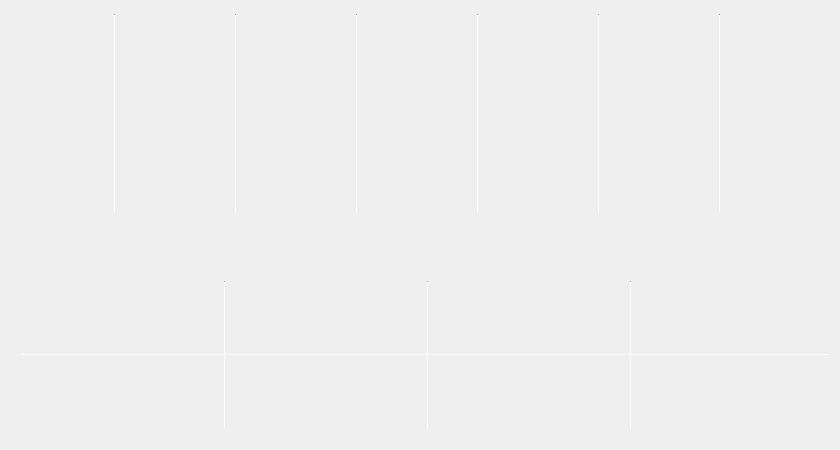
<?xml version="1.0" encoding="UTF-8"?>
<ui version="4.0">
 <class>information</class>
 <widget class="QWidget" name="information">
  <property name="geometry">
   <rect>
    <x>0</x>
    <y>0</y>
    <width>840</width>
    <height>450</height>
   </rect>
  </property>
  <property name="windowTitle">
   <string>Form</string>
  </property>
  <widget class="QLabel" name="lb_flu">
   <property name="geometry">
    <rect>
     <x>294</x>
     <y>299</y>
     <width>60</width>
     <height>13</height>
    </rect>
   </property>
   <property name="text">
    <string/>
   </property>
   <property name="alignment">
    <set>Qt::AlignCenter</set>
   </property>
  </widget>
  <widget class="QLabel" name="lbLifeStyle">
   <property name="geometry">
    <rect>
     <x>21</x>
     <y>243</y>
     <width>72</width>
     <height>18</height>
    </rect>
   </property>
   <property name="text">
    <string/>
   </property>
  </widget>
  <widget class="QLabel" name="lb_uv_brf">
   <property name="geometry">
    <rect>
     <x>504</x>
     <y>316</y>
     <width>50</width>
     <height>19</height>
    </rect>
   </property>
   <property name="text">
    <string/>
   </property>
   <property name="alignment">
    <set>Qt::AlignCenter</set>
   </property>
  </widget>
  <widget class="QLabel" name="lb_sport_icon">
   <property name="geometry">
    <rect>
     <x>236</x>
     <y>371</y>
     <width>48</width>
     <height>48</height>
    </rect>
   </property>
   <property name="text">
    <string/>
   </property>
  </widget>
  <widget class="Line" name="lineV_1">
   <property name="geometry">
    <rect>
     <x>224</x>
     <y>281</y>
     <width>1</width>
     <height>148</height>
    </rect>
   </property>
   <property name="orientation">
    <enum>Qt::Vertical</enum>
   </property>
  </widget>
  <widget class="QLabel" name="lb_cw_brf">
   <property name="geometry">
    <rect>
     <x>707</x>
     <y>316</y>
     <width>50</width>
     <height>19</height>
    </rect>
   </property>
   <property name="text">
    <string/>
   </property>
   <property name="alignment">
    <set>Qt::AlignCenter</set>
   </property>
  </widget>
  <widget class="QLabel" name="lb_drsg">
   <property name="geometry">
    <rect>
     <x>91</x>
     <y>299</y>
     <width>60</width>
     <height>13</height>
    </rect>
   </property>
   <property name="text">
    <string/>
   </property>
   <property name="alignment">
    <set>Qt::AlignCenter</set>
   </property>
  </widget>
  <widget class="Line" name="lineV_2">
   <property name="geometry">
    <rect>
     <x>427</x>
     <y>281</y>
     <width>1</width>
     <height>148</height>
    </rect>
   </property>
   <property name="orientation">
    <enum>Qt::Vertical</enum>
   </property>
  </widget>
  <widget class="QLabel" name="lb_cw_icon">
   <property name="geometry">
    <rect>
     <x>642</x>
     <y>292</y>
     <width>48</width>
     <height>48</height>
    </rect>
   </property>
   <property name="text">
    <string/>
   </property>
  </widget>
  <widget class="QLabel" name="lb_drsg_icon">
   <property name="geometry">
    <rect>
     <x>33</x>
     <y>292</y>
     <width>48</width>
     <height>48</height>
    </rect>
   </property>
   <property name="text">
    <string/>
   </property>
  </widget>
  <widget class="QLabel" name="lb_sport">
   <property name="geometry">
    <rect>
     <x>294</x>
     <y>378</y>
     <width>60</width>
     <height>13</height>
    </rect>
   </property>
   <property name="text">
    <string/>
   </property>
   <property name="alignment">
    <set>Qt::AlignCenter</set>
   </property>
  </widget>
  <widget class="QLabel" name="lb_uv_icon">
   <property name="geometry">
    <rect>
     <x>439</x>
     <y>292</y>
     <width>48</width>
     <height>48</height>
    </rect>
   </property>
   <property name="text">
    <string/>
   </property>
  </widget>
  <widget class="QLabel" name="lb_drsg_brf">
   <property name="geometry">
    <rect>
     <x>96</x>
     <y>316</y>
     <width>50</width>
     <height>19</height>
    </rect>
   </property>
   <property name="text">
    <string/>
   </property>
   <property name="alignment">
    <set>Qt::AlignCenter</set>
   </property>
  </widget>
  <widget class="QLabel" name="lb_uv">
   <property name="geometry">
    <rect>
     <x>499</x>
     <y>299</y>
     <width>60</width>
     <height>13</height>
    </rect>
   </property>
   <property name="text">
    <string/>
   </property>
   <property name="alignment">
    <set>Qt::AlignCenter</set>
   </property>
  </widget>
  <widget class="QLabel" name="lb_air_icon">
   <property name="geometry">
    <rect>
     <x>33</x>
     <y>371</y>
     <width>48</width>
     <height>48</height>
    </rect>
   </property>
   <property name="text">
    <string/>
   </property>
  </widget>
  <widget class="QLabel" name="lb_air_brf">
   <property name="geometry">
    <rect>
     <x>96</x>
     <y>395</y>
     <width>50</width>
     <height>19</height>
    </rect>
   </property>
   <property name="text">
    <string/>
   </property>
   <property name="alignment">
    <set>Qt::AlignCenter</set>
   </property>
  </widget>
  <widget class="QLabel" name="lb_flu_icon">
   <property name="geometry">
    <rect>
     <x>236</x>
     <y>292</y>
     <width>48</width>
     <height>48</height>
    </rect>
   </property>
   <property name="text">
    <string/>
   </property>
  </widget>
  <widget class="QLabel" name="lb_air">
   <property name="geometry">
    <rect>
     <x>91</x>
     <y>378</y>
     <width>60</width>
     <height>13</height>
    </rect>
   </property>
   <property name="layoutDirection">
    <enum>Qt::LeftToRight</enum>
   </property>
   <property name="text">
    <string/>
   </property>
   <property name="alignment">
    <set>Qt::AlignCenter</set>
   </property>
  </widget>
  <widget class="QLabel" name="lb_sport_brf">
   <property name="geometry">
    <rect>
     <x>299</x>
     <y>395</y>
     <width>50</width>
     <height>19</height>
    </rect>
   </property>
   <property name="text">
    <string/>
   </property>
   <property name="alignment">
    <set>Qt::AlignCenter</set>
   </property>
  </widget>
  <widget class="QLabel" name="lb_cw">
   <property name="geometry">
    <rect>
     <x>702</x>
     <y>299</y>
     <width>60</width>
     <height>13</height>
    </rect>
   </property>
   <property name="text">
    <string/>
   </property>
   <property name="alignment">
    <set>Qt::AlignCenter</set>
   </property>
  </widget>
  <widget class="Line" name="lineV_3">
   <property name="geometry">
    <rect>
     <x>630</x>
     <y>281</y>
     <width>1</width>
     <height>148</height>
    </rect>
   </property>
   <property name="orientation">
    <enum>Qt::Vertical</enum>
   </property>
  </widget>
  <widget class="Line" name="lineH">
   <property name="geometry">
    <rect>
     <x>21</x>
     <y>354</y>
     <width>808</width>
     <height>1</height>
    </rect>
   </property>
   <property name="orientation">
    <enum>Qt::Horizontal</enum>
   </property>
  </widget>
  <widget class="QLabel" name="lb_flu_brf">
   <property name="geometry">
    <rect>
     <x>299</x>
     <y>316</y>
     <width>50</width>
     <height>19</height>
    </rect>
   </property>
   <property name="text">
    <string/>
   </property>
   <property name="alignment">
    <set>Qt::AlignCenter</set>
   </property>
  </widget>
  <widget class="QLabel" name="lbWea_7">
   <property name="geometry">
    <rect>
     <x>736</x>
     <y>172</y>
     <width>90</width>
     <height>31</height>
    </rect>
   </property>
   <property name="text">
    <string/>
   </property>
  </widget>
  <widget class="QLabel" name="lbIcon_1">
   <property name="geometry">
    <rect>
     <x>30</x>
     <y>80</y>
     <width>48</width>
     <height>48</height>
    </rect>
   </property>
   <property name="text">
    <string/>
   </property>
  </widget>
  <widget class="QLabel" name="lbDate_3">
   <property name="geometry">
    <rect>
     <x>267</x>
     <y>48</y>
     <width>60</width>
     <height>12</height>
    </rect>
   </property>
   <property name="text">
    <string/>
   </property>
  </widget>
  <widget class="QLabel" name="lbIcon_2">
   <property name="geometry">
    <rect>
     <x>151</x>
     <y>80</y>
     <width>48</width>
     <height>48</height>
    </rect>
   </property>
   <property name="text">
    <string/>
   </property>
  </widget>
  <widget class="QLabel" name="lbDate_2">
   <property name="geometry">
    <rect>
     <x>146</x>
     <y>48</y>
     <width>60</width>
     <height>12</height>
    </rect>
   </property>
   <property name="text">
    <string/>
   </property>
  </widget>
  <widget class="QLabel" name="lbDate_4">
   <property name="geometry">
    <rect>
     <x>388</x>
     <y>48</y>
     <width>60</width>
     <height>12</height>
    </rect>
   </property>
   <property name="text">
    <string/>
   </property>
  </widget>
  <widget class="QLabel" name="lbWea_2">
   <property name="geometry">
    <rect>
     <x>131</x>
     <y>172</y>
     <width>90</width>
     <height>31</height>
    </rect>
   </property>
   <property name="text">
    <string/>
   </property>
  </widget>
  <widget class="QLabel" name="lbDay_4">
   <property name="geometry">
    <rect>
     <x>397</x>
     <y>25</y>
     <width>42</width>
     <height>17</height>
    </rect>
   </property>
   <property name="text">
    <string/>
   </property>
  </widget>
  <widget class="QLabel" name="lbDate_6">
   <property name="geometry">
    <rect>
     <x>630</x>
     <y>48</y>
     <width>60</width>
     <height>12</height>
    </rect>
   </property>
   <property name="text">
    <string/>
   </property>
  </widget>
  <widget class="QLabel" name="lbWea_6">
   <property name="geometry">
    <rect>
     <x>615</x>
     <y>172</y>
     <width>90</width>
     <height>31</height>
    </rect>
   </property>
   <property name="text">
    <string/>
   </property>
  </widget>
  <widget class="QLabel" name="lbDay_3">
   <property name="geometry">
    <rect>
     <x>276</x>
     <y>25</y>
     <width>42</width>
     <height>17</height>
    </rect>
   </property>
   <property name="text">
    <string/>
   </property>
  </widget>
  <widget class="QLabel" name="lbDate_5">
   <property name="geometry">
    <rect>
     <x>509</x>
     <y>48</y>
     <width>60</width>
     <height>12</height>
    </rect>
   </property>
   <property name="text">
    <string/>
   </property>
  </widget>
  <widget class="QLabel" name="lbIcon_5">
   <property name="geometry">
    <rect>
     <x>514</x>
     <y>80</y>
     <width>48</width>
     <height>48</height>
    </rect>
   </property>
   <property name="text">
    <string/>
   </property>
  </widget>
  <widget class="QLabel" name="lbTmp_3">
   <property name="geometry">
    <rect>
     <x>254</x>
     <y>146</y>
     <width>84</width>
     <height>15</height>
    </rect>
   </property>
   <property name="text">
    <string/>
   </property>
  </widget>
  <widget class="QLabel" name="lbIcon_3">
   <property name="geometry">
    <rect>
     <x>272</x>
     <y>80</y>
     <width>48</width>
     <height>48</height>
    </rect>
   </property>
   <property name="text">
    <string/>
   </property>
  </widget>
  <widget class="QLabel" name="lbDay_6">
   <property name="geometry">
    <rect>
     <x>639</x>
     <y>25</y>
     <width>42</width>
     <height>17</height>
    </rect>
   </property>
   <property name="text">
    <string/>
   </property>
  </widget>
  <widget class="QLabel" name="lbDay_2">
   <property name="geometry">
    <rect>
     <x>155</x>
     <y>25</y>
     <width>42</width>
     <height>17</height>
    </rect>
   </property>
   <property name="text">
    <string/>
   </property>
  </widget>
  <widget class="Line" name="line_3">
   <property name="geometry">
    <rect>
     <x>356</x>
     <y>14</y>
     <width>1</width>
     <height>199</height>
    </rect>
   </property>
   <property name="styleSheet">
    <string notr="true"/>
   </property>
   <property name="orientation">
    <enum>Qt::Vertical</enum>
   </property>
  </widget>
  <widget class="QLabel" name="lbWea_5">
   <property name="geometry">
    <rect>
     <x>494</x>
     <y>172</y>
     <width>90</width>
     <height>31</height>
    </rect>
   </property>
   <property name="text">
    <string/>
   </property>
  </widget>
  <widget class="QLabel" name="lbIcon_7">
   <property name="geometry">
    <rect>
     <x>756</x>
     <y>80</y>
     <width>48</width>
     <height>48</height>
    </rect>
   </property>
   <property name="text">
    <string/>
   </property>
  </widget>
  <widget class="QLabel" name="lbWea_1">
   <property name="geometry">
    <rect>
     <x>11</x>
     <y>172</y>
     <width>90</width>
     <height>31</height>
    </rect>
   </property>
   <property name="text">
    <string/>
   </property>
  </widget>
  <widget class="QLabel" name="lbWea_3">
   <property name="geometry">
    <rect>
     <x>252</x>
     <y>172</y>
     <width>90</width>
     <height>31</height>
    </rect>
   </property>
   <property name="text">
    <string/>
   </property>
  </widget>
  <widget class="Line" name="line_4">
   <property name="geometry">
    <rect>
     <x>477</x>
     <y>14</y>
     <width>1</width>
     <height>199</height>
    </rect>
   </property>
   <property name="orientation">
    <enum>Qt::Vertical</enum>
   </property>
  </widget>
  <widget class="QLabel" name="lbDate_1">
   <property name="geometry">
    <rect>
     <x>28</x>
     <y>48</y>
     <width>60</width>
     <height>12</height>
    </rect>
   </property>
   <property name="text">
    <string/>
   </property>
  </widget>
  <widget class="QLabel" name="lbTmp_7">
   <property name="geometry">
    <rect>
     <x>738</x>
     <y>146</y>
     <width>84</width>
     <height>15</height>
    </rect>
   </property>
   <property name="text">
    <string/>
   </property>
  </widget>
  <widget class="Line" name="line_2">
   <property name="geometry">
    <rect>
     <x>235</x>
     <y>14</y>
     <width>1</width>
     <height>199</height>
    </rect>
   </property>
   <property name="orientation">
    <enum>Qt::Vertical</enum>
   </property>
  </widget>
  <widget class="QLabel" name="lbTmp_2">
   <property name="geometry">
    <rect>
     <x>134</x>
     <y>146</y>
     <width>84</width>
     <height>15</height>
    </rect>
   </property>
   <property name="text">
    <string/>
   </property>
  </widget>
  <widget class="QLabel" name="lbWea_4">
   <property name="geometry">
    <rect>
     <x>374</x>
     <y>172</y>
     <width>90</width>
     <height>31</height>
    </rect>
   </property>
   <property name="text">
    <string/>
   </property>
  </widget>
  <widget class="QLabel" name="lbTmp_6">
   <property name="geometry">
    <rect>
     <x>617</x>
     <y>146</y>
     <width>84</width>
     <height>15</height>
    </rect>
   </property>
   <property name="text">
    <string/>
   </property>
  </widget>
  <widget class="Line" name="line_1">
   <property name="geometry">
    <rect>
     <x>114</x>
     <y>14</y>
     <width>1</width>
     <height>199</height>
    </rect>
   </property>
   <property name="styleSheet">
    <string notr="true"/>
   </property>
   <property name="orientation">
    <enum>Qt::Vertical</enum>
   </property>
  </widget>
  <widget class="QLabel" name="lbTmp_1">
   <property name="geometry">
    <rect>
     <x>16</x>
     <y>146</y>
     <width>84</width>
     <height>15</height>
    </rect>
   </property>
   <property name="text">
    <string/>
   </property>
  </widget>
  <widget class="QLabel" name="lbDay_5">
   <property name="geometry">
    <rect>
     <x>518</x>
     <y>25</y>
     <width>42</width>
     <height>17</height>
    </rect>
   </property>
   <property name="text">
    <string/>
   </property>
  </widget>
  <widget class="QLabel" name="lbTmp_4">
   <property name="geometry">
    <rect>
     <x>378</x>
     <y>146</y>
     <width>84</width>
     <height>15</height>
    </rect>
   </property>
   <property name="text">
    <string/>
   </property>
  </widget>
  <widget class="QLabel" name="lbDay_1">
   <property name="geometry">
    <rect>
     <x>38</x>
     <y>25</y>
     <width>42</width>
     <height>17</height>
    </rect>
   </property>
   <property name="text">
    <string/>
   </property>
  </widget>
  <widget class="Line" name="line_5">
   <property name="geometry">
    <rect>
     <x>598</x>
     <y>14</y>
     <width>1</width>
     <height>199</height>
    </rect>
   </property>
   <property name="orientation">
    <enum>Qt::Vertical</enum>
   </property>
  </widget>
  <widget class="QLabel" name="lbDate_7">
   <property name="geometry">
    <rect>
     <x>751</x>
     <y>48</y>
     <width>60</width>
     <height>12</height>
    </rect>
   </property>
   <property name="text">
    <string/>
   </property>
  </widget>
  <widget class="QLabel" name="lbDay_7">
   <property name="geometry">
    <rect>
     <x>760</x>
     <y>25</y>
     <width>42</width>
     <height>17</height>
    </rect>
   </property>
   <property name="text">
    <string/>
   </property>
  </widget>
  <widget class="QLabel" name="lbIcon_4">
   <property name="geometry">
    <rect>
     <x>393</x>
     <y>80</y>
     <width>48</width>
     <height>48</height>
    </rect>
   </property>
   <property name="text">
    <string/>
   </property>
  </widget>
  <widget class="QLabel" name="lbIcon_6">
   <property name="geometry">
    <rect>
     <x>635</x>
     <y>80</y>
     <width>48</width>
     <height>48</height>
    </rect>
   </property>
   <property name="text">
    <string/>
   </property>
  </widget>
  <widget class="QLabel" name="lbTmp_5">
   <property name="geometry">
    <rect>
     <x>500</x>
     <y>146</y>
     <width>84</width>
     <height>15</height>
    </rect>
   </property>
   <property name="text">
    <string/>
   </property>
  </widget>
  <widget class="Line" name="line_6">
   <property name="geometry">
    <rect>
     <x>719</x>
     <y>14</y>
     <width>1</width>
     <height>199</height>
    </rect>
   </property>
   <property name="orientation">
    <enum>Qt::Vertical</enum>
   </property>
  </widget>
 </widget>
 <resources/>
 <connections/>
</ui>
